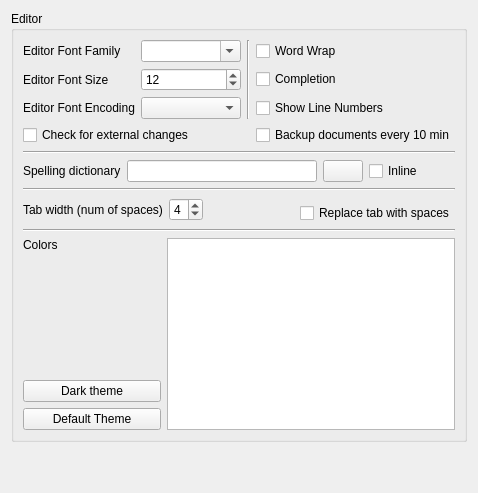
     <widget class="QWidget" name="pe">
      <layout class="QGridLayout" name="gridLayout_8">
       <item row="0" column="0">
        <widget class="QGroupBox" name="groupBox_3">
         <property name="sizePolicy">
          <sizepolicy hsizetype="Expanding" vsizetype="Expanding">
           <horstretch>0</horstretch>
           <verstretch>0</verstretch>
          </sizepolicy>
         </property>
         <property name="title">
          <string>Editor</string>
         </property>
         <layout class="QGridLayout" name="gridLayout_6">
          <item row="0" column="0" colspan="5">
           <layout class="QGridLayout" name="gridLayout">
            <item row="0" column="0">
             <widget class="QLabel" name="labelFamily">
              <property name="text">
               <string>Editor Font Family</string>
              </property>
             </widget>
            </item>
            <item row="0" column="1">
             <widget class="QComboBox" name="comboBoxFont">
              <property name="editable">
               <bool>true</bool>
              </property>
             </widget>
            </item>
            <item row="0" column="2" rowspan="3">
             <widget class="Line" name="line_3">
              <property name="orientation">
               <enum>Qt::Vertical</enum>
              </property>
             </widget>
            </item>
            <item row="1" column="0">
             <widget class="QLabel" name="labelSize">
              <property name="text">
               <string>Editor Font Size</string>
              </property>
             </widget>
            </item>
            <item row="1" column="1">
             <widget class="QSpinBox" name="spinBoxSize">
              <property name="minimum">
               <number>1</number>
              </property>
              <property name="value">
               <number>12</number>
              </property>
             </widget>
            </item>
            <item row="2" column="0">
             <widget class="QLabel" name="labelEncoding">
              <property name="text">
               <string>Editor Font Encoding</string>
              </property>
             </widget>
            </item>
            <item row="2" column="1">
             <widget class="QComboBox" name="comboBoxEncoding"/>
            </item>
            <item row="3" column="0" colspan="2">
             <widget class="QCheckBox" name="checkBoxWatcher">
              <property name="text">
               <string>Check for external changes</string>
              </property>
             </widget>
            </item>
            <item row="3" column="3" colspan="2">
             <widget class="QCheckBox" name="checkBoxAutoSave">
              <property name="text">
               <string>Backup documents every 10 min</string>
              </property>
             </widget>
            </item>
            <item row="0" column="3" colspan="2">
             <widget class="QCheckBox" name="checkBoxWordwrap">
              <property name="text">
               <string>Word Wrap</string>
              </property>
             </widget>
            </item>
            <item row="1" column="3" colspan="2">
             <widget class="QCheckBox" name="checkBoxCompletion">
              <property name="text">
               <string>Completion</string>
              </property>
             </widget>
            </item>
            <item row="2" column="3" colspan="2">
             <widget class="QCheckBox" name="checkBoxLinenumber">
              <property name="text">
               <string>Show Line Numbers</string>
              </property>
             </widget>
            </item>
           </layout>
          </item>
          <item row="1" column="0" colspan="5">
           <widget class="Line" name="line">
            <property name="orientation">
             <enum>Qt::Horizontal</enum>
            </property>
           </widget>
          </item>
          <item row="3" column="0" colspan="5">
           <widget class="Line" name="line_2">
            <property name="orientation">
             <enum>Qt::Horizontal</enum>
            </property>
           </widget>
          </item>
          <item row="4" column="0" rowspan="2" colspan="3">
           <layout class="QHBoxLayout" name="horizontalLayout_2">
            <item>
             <widget class="QLabel" name="labelTabWidth">
              <property name="text">
               <string>Tab width (num of spaces)</string>
              </property>
             </widget>
            </item>
            <item>
             <widget class="QSpinBox" name="spinBoxTab">
              <property name="minimum">
               <number>2</number>
              </property>
              <property name="maximum">
               <number>8</number>
              </property>
              <property name="value">
               <number>4</number>
              </property>
             </widget>
            </item>
            <item>
             <spacer name="horizontalSpacer">
              <property name="orientation">
               <enum>Qt::Horizontal</enum>
              </property>
              <property name="sizeHint" stdset="0">
               <size>
                <width>40</width>
                <height>20</height>
               </size>
              </property>
             </spacer>
            </item>
           </layout>
          </item>
          <item row="5" column="3" colspan="2">
           <widget class="QCheckBox" name="checkBoxTab">
            <property name="text">
             <string>Replace tab with spaces</string>
            </property>
           </widget>
          </item>
          <item row="6" column="0" rowspan="2" colspan="5">
           <widget class="Line" name="line_5">
            <property name="orientation">
             <enum>Qt::Horizontal</enum>
            </property>
           </widget>
          </item>
          <item row="11" column="0">
           <spacer name="verticalSpacer">
            <property name="orientation">
             <enum>Qt::Vertical</enum>
            </property>
            <property name="sizeHint" stdset="0">
             <size>
              <width>138</width>
              <height>62</height>
             </size>
            </property>
           </spacer>
          </item>
          <item row="10" column="0">
           <widget class="QLabel" name="label_3">
            <property name="text">
             <string>Colors</string>
            </property>
           </widget>
          </item>
          <item row="13" column="0">
           <widget class="QPushButton" name="pushButtonDefault">
            <property name="text">
             <string>Default Theme</string>
            </property>
           </widget>
          </item>
          <item row="12" column="0">
           <widget class="QPushButton" name="pushButtonDark">
            <property name="text">
             <string>Dark theme</string>
            </property>
           </widget>
          </item>
          <item row="10" column="1" rowspan="4" colspan="4">
           <widget class="QTableWidget" name="colortableWidget">
            <property name="maximumSize">
             <size>
              <width>16777215</width>
              <height>16777215</height>
             </size>
            </property>
            <attribute name="horizontalHeaderVisible">
             <bool>false</bool>
            </attribute>
            <attribute name="horizontalHeaderStretchLastSection">
             <bool>true</bool>
            </attribute>
            <attribute name="verticalHeaderVisible">
             <bool>false</bool>
            </attribute>
            <column>
             <property name="text">
              <string>Item</string>
             </property>
            </column>
            <column>
             <property name="text">
              <string>Color</string>
             </property>
            </column>
           </widget>
          </item>
          <item row="2" column="0" colspan="5">
           <layout class="QHBoxLayout">
            <item>
             <widget class="QLabel" name="labelASpellCommand">
              <property name="sizePolicy">
               <sizepolicy hsizetype="Preferred" vsizetype="Preferred">
                <horstretch>0</horstretch>
                <verstretch>0</verstretch>
               </sizepolicy>
              </property>
              <property name="text">
               <string>Spelling dictionary</string>
              </property>
             </widget>
            </item>
            <item>
             <widget class="QLineEdit" name="lineEditAspellCommand">
              <property name="minimumSize">
               <size>
                <width>190</width>
                <height>0</height>
               </size>
              </property>
             </widget>
            </item>
            <item>
             <widget class="QPushButton" name="pushButtonAspell">
              <property name="text">
               <string/>
              </property>
              <property name="icon">
               <iconset resource="texmaker.qrc">
                <normaloff>:/images/fileopen.png</normaloff>:/images/fileopen.png</iconset>
              </property>
             </widget>
            </item>
            <item>
             <widget class="QCheckBox" name="checkBoxInlineSpell">
              <property name="sizePolicy">
               <sizepolicy hsizetype="MinimumExpanding" vsizetype="Expanding">
                <horstretch>0</horstretch>
                <verstretch>0</verstretch>
               </sizepolicy>
              </property>
              <property name="toolTip">
               <string>Inline Spell Checking</string>
              </property>
              <property name="text">
               <string>Inline</string>
              </property>
             </widget>
            </item>
           </layout>
          </item>
         </layout>
        </widget>
       </item>
       <item row="1" column="0">
        <spacer>
         <property name="orientation">
          <enum>Qt::Vertical</enum>
         </property>
         <property name="sizeHint" stdset="0">
          <size>
           <width>411</width>
           <height>40</height>
          </size>
         </property>
        </spacer>
       </item>
      </layout>
     </widget>
